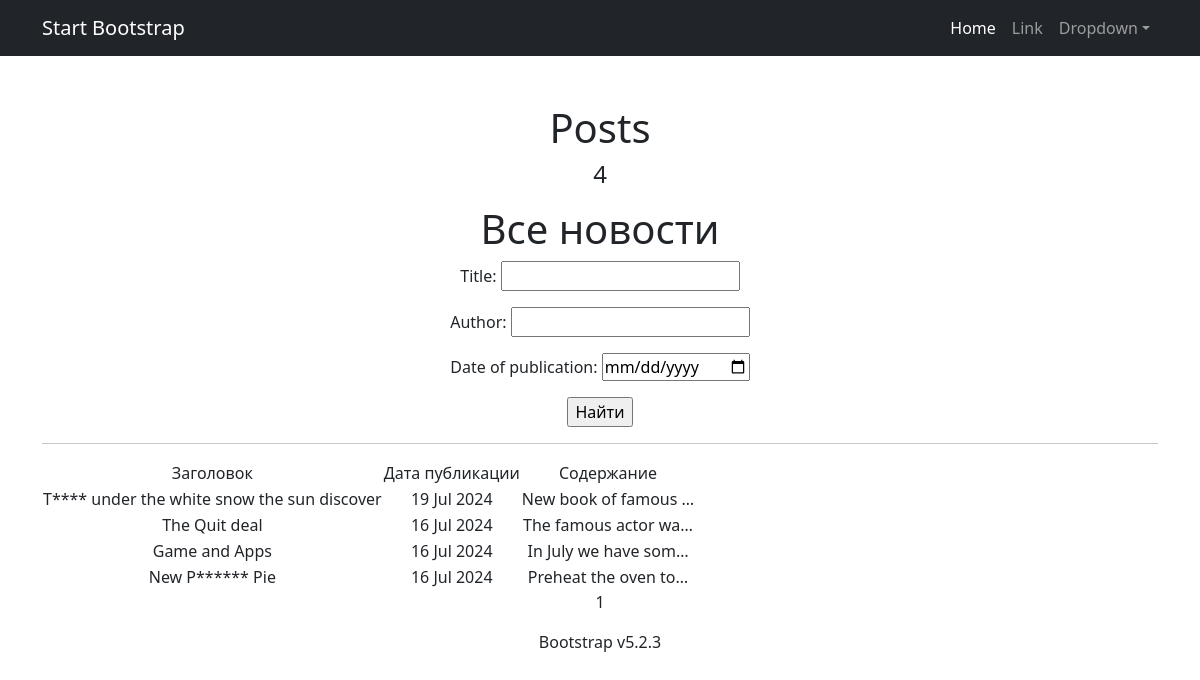
Before: /posts/search/ with the older database file.
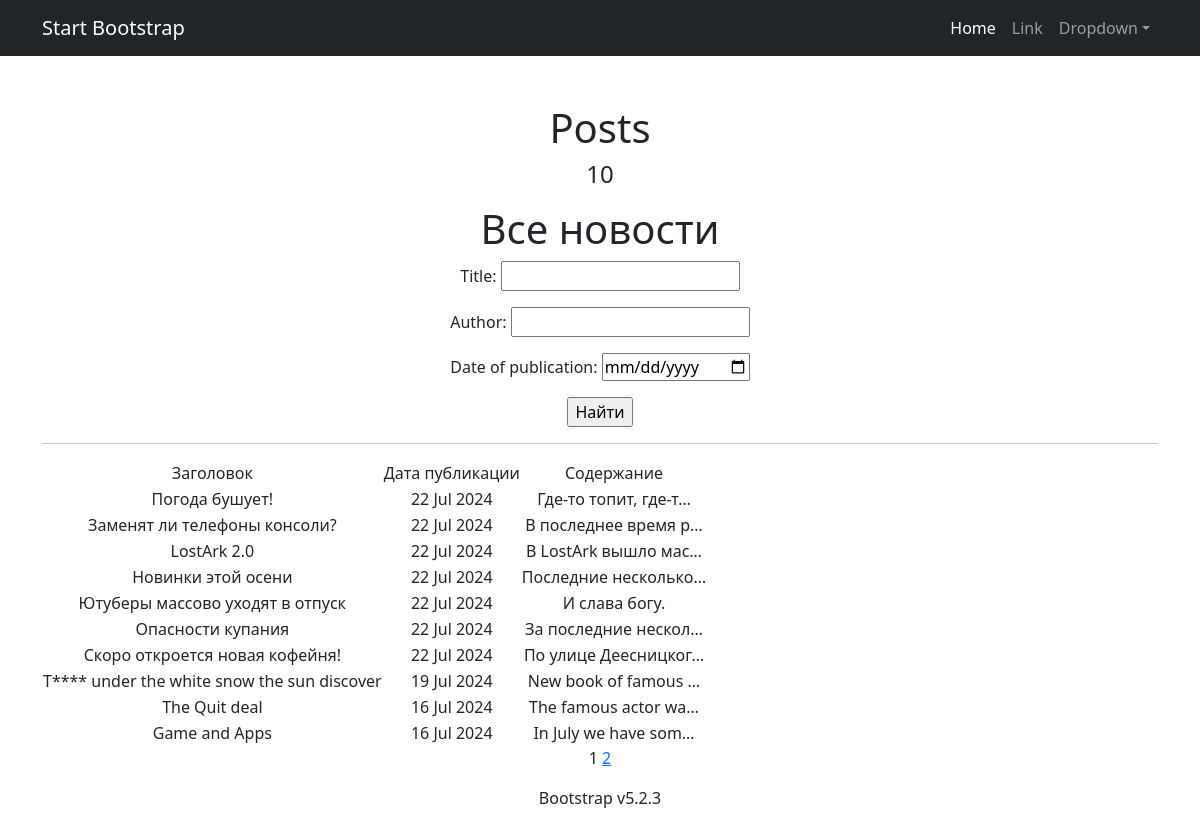
After: the same page with the newer database file.
### news/models.py (models this page shows, shortened)
class Post(models.Model):
    article = 'A'
    news = 'N'
    POSITIONS = [
        (article, 'статья'),
        (news, 'новость')
    ]
    author = models.ForeignKey(Author, on_delete=models.CASCADE)
    type = models.CharField(max_length=1, choices=POSITIONS, default=news)
    date = models.DateTimeField(auto_now_add=True)
    category = models.ManyToManyField(
        Category,
        through='PostCategory',
        related_name='posts',)
    title = models.CharField(max_length=225)
    text = models.TextField()
    rating = models.IntegerField(default=0)

### news/views.py (the view)
# urls.py: path('', PostsList.as_view(), name='post_list'),
class PostsList(ListView):
    model = Post
    ordering = '-date'
    context_object_name = 'posts'
    paginate_by = 10
    def get_queryset(self):
        queryset = super().get_queryset()
        self.filterset = PostFilter(self.request.GET, queryset)
        return self.filterset.qs
    def get_context_data(self, **kwargs):
        context = super().get_context_data(**kwargs)
        context['filterset'] = self.filterset
        context['time_now'] = datetime.utcnow()
        return context
    def get_template_names(self):
        if self.request.path == '/posts/search/':
            return 'search.html'
        return 'posts.html'

### news/templatetags/my_filters.py (called while the page is built)
@register.filter()
def censor(value):
    for word in censor_words:
        if word in value:
            value = value.replace(word[1:], '*' * len(word[1:]))
    return value

### news/templatetags/my_tags.py (called while the page is built)
@register.simple_tag(takes_context=True)
def url_replace(context, **kwargs):
    d = context['request'].GET.copy()
    for k, v in kwargs.items():
        d[k] = v
    return d.urlencode()

### templates/search.html (shortened to what this page needs)
{% extends 'flatpages/default.html' %}
{% load my_filters %}
{% load my_tags %}
{% block title %}
Posts
<h4>{{ posts|length }}</h4>
{% endblock title %}
{% block content %}
   <h1>Все новости</h1>
    <form action="" method="get">
        {{ filterset.form.as_p }}
        <input type="submit" value="Найти" />
    </form>
   <hr>
   {% if posts %}
       <table>
           <tr>
               <td>Заголовок</td>
               <td>Дата публикации</td>
               <td>Содержание</td>
           </tr>
           {% for post in posts %}
           <tr>
               <td>{{ post.title|censor }}</td>
               <td>{{ post.date|date:'d M Y' }}</td>
               <td>{{ post.text|truncatechars:20|censor }}</td>
           </tr>
           {% endfor %}
       </table>
   {% else %}
       <h2>Новостей пока нет!</h2>
   {% endif %}
   {{ page_obj.number }}
   {% if page_obj.has_next %}
       <a href="?{% url_replace page=page_obj.next_page_number %}">{{ page_obj.next_page_number }}</a>
   {% endif %}
{% endblock content %}

Changed rows visible on the page:
no longer on this page (row unchanged): Post: title|censor "New P****** Pie", date "16 Jul 2024", text|censor "Preheat the oven to…"
added Post: title|censor "Погода бушует!", date "22 Jul 2024", text|censor "Где-то топит, где-т…"
added Post: title|censor "Заменят ли телефоны консоли?", date "22 Jul 2024", text|censor "В последнее время р…"
added Post: title|censor "LostArk 2.0", date "22 Jul 2024", text|censor "В LostArk вышло мас…"
added Post: title|censor "Новинки этой осени", date "22 Jul 2024", text|censor "Последние несколько…"
added Post: title|censor "Ютуберы массово уходят в отпуск", date "22 Jul 2024", text|censor "И слава богу."
added Post: title|censor "Опасности купания", date "22 Jul 2024", text|censor "За последние нескол…"
added Post: title|censor "Скоро откроется новая кофейня!", date "22 Jul 2024", text|censor "По улице Деесницког…"
Other visible differences:
{{ posts|length }}: "4" → "10"
{{ page_obj.next_page_number }}: (not shown) → "2"
